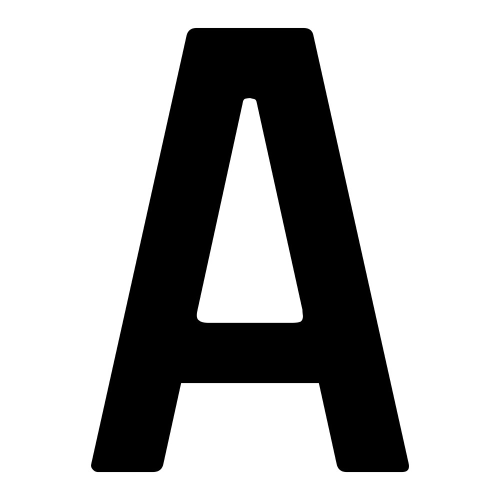
#> input picture train_pics/A.jpg, 1000 x 1000 px (shown at 1/2 size); its folder holds 4 pictures in this run
$ python codigo.py   (older library calls are emulated)
#> lines starting #> are read from the running program, lines starting #| are printed output that depends on the picture
import numpy as np
import neurolab as nl
import random
from PIL import Image
import os
import re

def mat2vec(x):
    m = x.shape[0]*x.shape[1]
    tmp1 = np.zeros(m)

    c = 0
    for i in range(x.shape[0]):
        for j in range(x.shape[1]):
            tmp1[c] = x[i,j]
            c +=1
    return tmp1

def readImg2array(file,size, threshold= 145):
    pilIN = Image.open(file).convert(mode="L")
    pilIN= pilIN.resize(size)
    #pilIN.thumbnail(size,Image.ANTIALIAS)
    imgArray = np.asarray(pilIN,dtype=np.uint8)
    x = np.zeros(imgArray.shape,dtype=float)
    x[imgArray > threshold] = 1
    x[x==0] = -1
    return x

def array2img(data, outFile = None):
    #data is 1 or -1 matrix
    y = np.zeros(data.shape,dtype=np.uint8)
    y[data==1] = 255
    y[data==-1] = 0
    img = Image.fromarray(y,mode="L")
    if outFile is not None:
        img.save(outFile)
    return img

current_path = os.getcwd()
path = current_path+"/train_pics/"
train_paths = []
names = []

for i in os.listdir(path):
    if re.match(r'..jpg',i):
        train_paths.append(path+i)
#> pass 2 of the loop `for i in os.listdir(path):`:
#> pass 3 of the loop `for i in os.listdir(path):`:
#> the loop made 4 passes; the first 3 are shown

for path in train_paths:
    name = path.split("/")[-1].split(".")[0]
    names.append(name)

train_paths

size = (100,100)
threshold = 60
train = []

for path in train_paths:
    x = readImg2array(path,size,threshold)
#> in readImg2array, `pilIN= pilIN.resize(size)`:
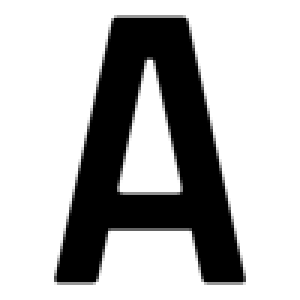
#> pilIN: PIL image 100x100 L (shown 3 times larger); min 0, max 255, mean 182.7
    x = mat2vec(x)
    train.append(x)
#> pass 2 of the loop `for path in train_paths:`:
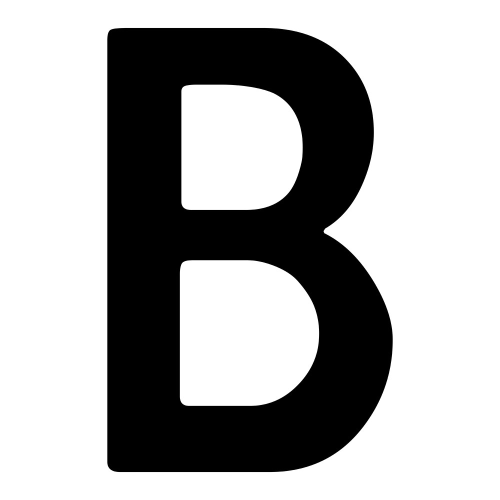
#> input picture train_pics/B.jpg, 1000 x 1000 px (shown at 1/2 size)
#> in readImg2array (call 2), `pilIN= pilIN.resize(size)`:
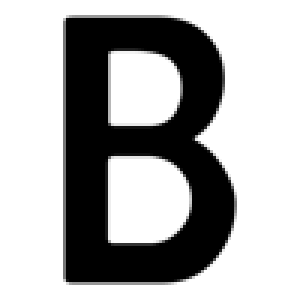
#> pilIN: PIL image 100x100 L (shown 3 times larger); min 0, max 255, mean 171.8
#> pass 3 of the loop `for path in train_paths:`:
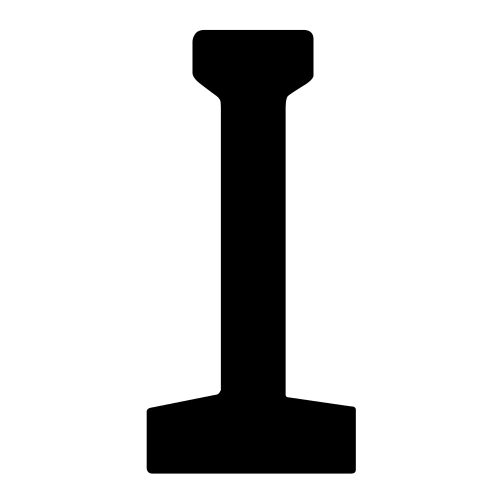
#> input picture train_pics/I.jpg, 1000 x 1000 px (shown at 1/2 size)
#> in readImg2array (call 3), `pilIN= pilIN.resize(size)`:
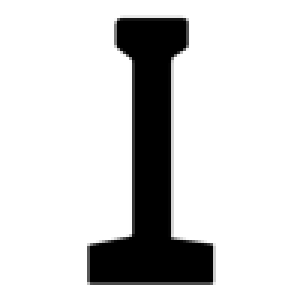
#> pilIN: PIL image 100x100 L (shown 3 times larger); min 0, max 255, mean 211.8
#> the loop made 4 passes; the first 3 are shown

train = np.array(train)

#> (the run stopped early here; a loop or call above may not have finished)
